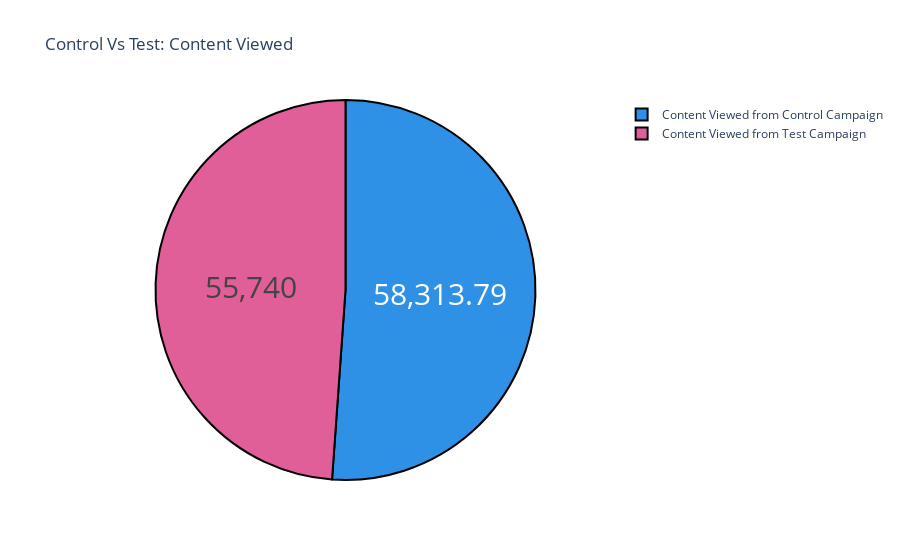

Notebook code cell kept with this figure:
### Code cell
label=['Content Viewed from Control Campaign',
       'Content Viewed from Test Campaign']
counts=[sum(control_data.Number_of_View_Content),
        sum(test_data.Number_of_View_Content)]
fig=go.Figure(data=[go.Pie(labels=label,values=counts)])
fig.update_layout(title_text='Control Vs Test: Content Viewed')
fig.update_traces(hoverinfo='label+percent', textinfo='value', 
                  textfont_size=30,
                  marker=dict(colors=px.colors.qualitative.Dark24,line=dict(color='black', width=2)))
fig.show()

### Figure 1 — Plotly figure (JSON) as saved in the notebook; plotly's stock layout.template omitted (floating-point values rounded to 4 significant figures)
{"data": [{"hoverinfo": "label+percent", "labels": ["Content Viewed from Control Campaign", "Content Viewed from Test Campaign"], "marker": {"colors": ["#2E91E5", "#E15F99", "#1CA71C", "#FB0D0D", "#DA16FF", "#222A2A", "#B68100", "#750D86", "#EB663B", "#511CFB", "#00A08B", "#FB00D1", "#FC0080", "#B2828D", "#6C7C32", "#778AAE", "#862A16", "#A777F1", "#620042", "#1616A7", "#DA60CA", "#6C4516", "#0D2A63", "#AF0038"], "line": {"color": "black", "width": 2}}, "textfont": {"size": 30}, "textinfo": "value", "type": "pie", "values": [58310.0, 55740]}], "layout": {"title": {"text": "Control Vs Test: Content Viewed"}}}
